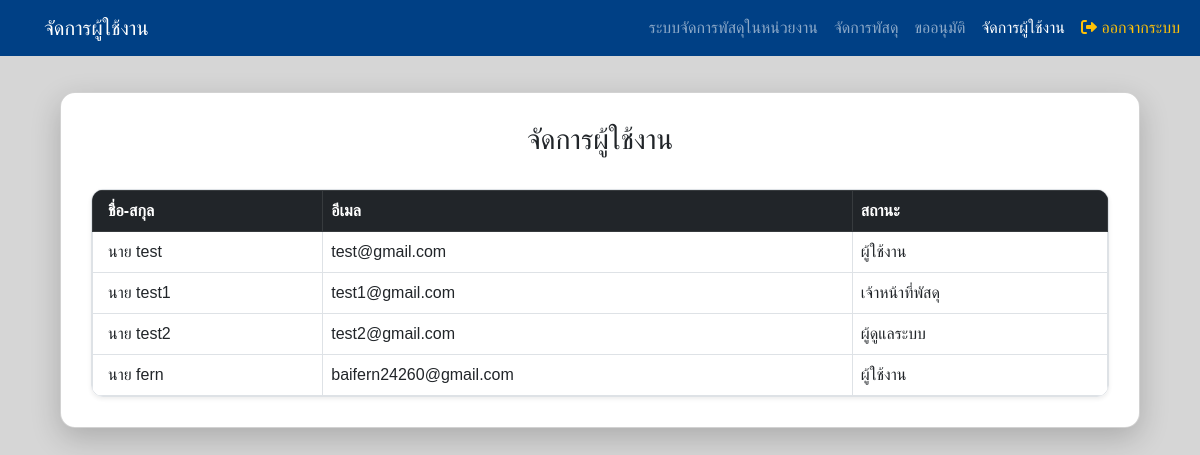
The page /user_management.php (signed in) on the database its author committed.
### tables this page shows
CREATE TABLE `users` (
  `id` int(11) NOT NULL,
  `prefix` varchar(10) NOT NULL,
  `fullname` varchar(255) NOT NULL,
  `email` varchar(255) NOT NULL,
  `password` varchar(255) NOT NULL,
  `userrole` enum('user','admin','superadmin') NOT NULL DEFAULT 'user',
  `reset_token` varchar(255) DEFAULT NULL,
  `reset_expiry` datetime DEFAULT NULL
);

### user_management.php (the view, shortened to what this page needs)
<?php
require_once 'db.php';
$userrole = $_SESSION['user_role'];
if ($userrole == 'admin' || $userrole == 'superadmin') {
    $sql = "SELECT * FROM users";
    $result = $conn->query($sql);
} else {
    header("Location: index.php");
    exit();
}
?>
<!DOCTYPE html>
<html lang="th">
<head>
    <link href="https://cdn.jsdelivr.net/npm/bootstrap@5.3.0/dist/css/bootstrap.min.css" rel="stylesheet">
    <link href="https://cdnjs.cloudflare.com/ajax/libs/font-awesome/6.0.0-beta3/css/all.min.css" rel="stylesheet">
</head>
<body>
    <nav class="navbar navbar-expand-lg navbar-dark" style="background-color: #004085; padding-left: 2rem;">
        <div class="container-fluid">
            <a class="navbar-brand" href="user_management.php">จัดการผู้ใช้งาน</a>
            <div class="collapse navbar-collapse" id="navbarNav">
                <ul class="navbar-nav ms-auto">
                    <?php if (isset($_SESSION['user_role']) && ($_SESSION['user_role'] === 'admin' || $_SESSION['user_role'] === 'superadmin')): ?>
                    <li class="nav-item">
                        <a class="nav-link" href="dashboard.php">ระบบจัดการพัสดุในหน่วยงาน</a>
                    </li>
                    <li class="nav-item">
                        <a class="nav-link" href="parcel_management.php">จัดการพัสดุ</a>
                    </li>
                    <li class="nav-item">
                        <a class="nav-link" href="parcel_approve.php">ขออนุมัติ</a>
                    </li>
                    <li class="nav-item">
                        <a class="nav-link active" href="user_management.php">จัดการผู้ใช้งาน</a>
                    </li>
                    <?php endif; ?>
                    <li class="nav-item">
                        <a class="nav-link text-warning" href="logout.php">
                            <i class="fas fa-sign-out-alt"></i> ออกจากระบบ
                        </a>
                    </li>
                </ul>
            </div>
        </div>
    </nav>
    <div class="card">
        <?php if (isset($result) && $result->num_rows > 0): ?>
        <div class="header-card">
            <h3>จัดการผู้ใช้งาน</h3><br>
        </div>
        <?php endif; ?>
        <br>
        <?php if (isset($result) && $result->num_rows > 0): ?>
        <div class="table-responsive table-rounded shadow-sm">
            <table class="table table-bordered table-hover data-table mb-0">
                <thead class="table-dark">
                    <tr>
                        <th>ชื่อ-สกุล</th>
                        <th>อีเมล</th>
                        <th>สถานะ</th>
                    </tr>
                </thead>
                <tbody>
                    <?php while($row = $result->fetch_assoc()): ?>
                    <tr>
                        <td><?php echo htmlspecialchars($row['prefix']); ?>
                            <?php echo htmlspecialchars($row['fullname']); ?></td>
                        <td><?php echo htmlspecialchars($row['email']); ?></td>
                        <td>
                            <?php
                switch ($row['userrole']) {
                    case 'superadmin': echo 'ผู้ดูแลระบบ'; break;
                    case 'admin': echo 'เจ้าหน้าที่พัสดุ'; break;
                    case 'user': echo 'ผู้ใช้งาน'; break;
                }
            ?>
                        </td>
                    </tr>
                    <?php endwhile; ?>
                </tbody>
            </table>
        </div>
        <?php else: ?>
        <h4 class="text-center">ไม่มีข้อมูล</h4>
        <?php endif; ?>
    </div>
</body>
</html>

### user_management.php (style rules this page uses)
body { background-color: #d6d6d6; font-family: 'Prompt', sans-serif; }
.card { padding: 30px; border-radius: 15px; box-shadow: 0px 10px 30px rgba(0, 0, 0, 0.2); background: white; margin-top: 50px; margin: 3% 5%; background-color: #ffffff; }
.header-card { display: flex; justify-content: center; }
.table-rounded { border-radius: 12px; border: 1px solid #dee2e6; }
tbody td:first-child, th:first-child { padding-left: 15px; }
.table td { white-space: nowrap; }

### rows shown on the page
users: prefix "นาย", fullname "test", email "test@gmail.com", userrole "ผู้ใช้งาน"
users: prefix "นาย", fullname "test1", email "test1@gmail.com", userrole "เจ้าหน้าที่พัสดุ"
users: prefix "นาย", fullname "test2", email "test2@gmail.com", userrole "ผู้ดูแลระบบ"
users: prefix "นาย", fullname "fern", email "baifern24260@gmail.com", userrole "ผู้ใช้งาน"
